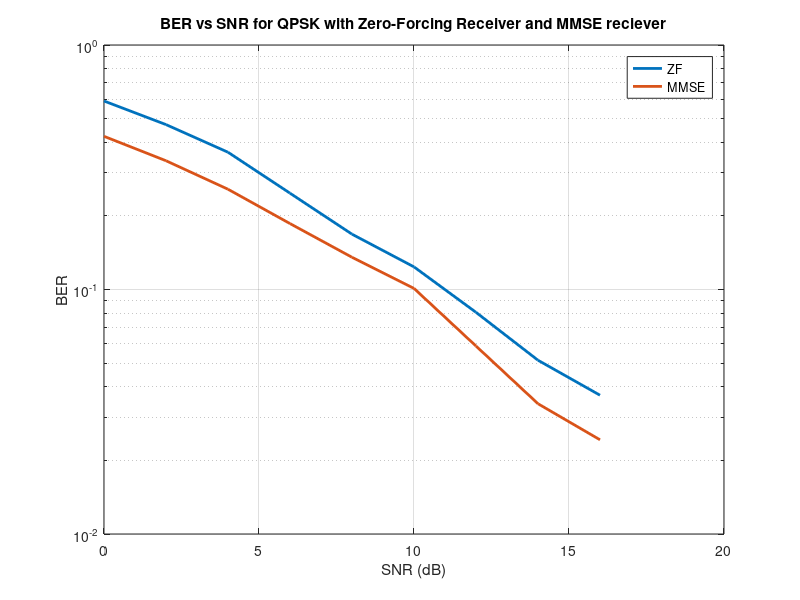

Reproduce this figure in MATLAB.
close all;
clear;
clc;

% Simulation Parameters
blockLength = 1000; % Number of bits per block
nBlocks = 1000; % Number of blocks to simulate
SNRdB = 0:2:16; % SNR values in dB
SNR = 10.^(SNRdB/10); % Convert SNR to linear scale
No = 1; % Noise variance

% Receiver and Transmitter configurations
configs = [
    2, 2;
];

BER_QPSK = zeros(length(configs), length(SNR));

for cfg = 1:size(configs, 1)
    r = configs(cfg, 1); % Number of receivers
    t = configs(cfg, 2); % Number of transmitters

    for blk = 1:nBlocks
        % Generate random bits for QPSK modulation
        BitsI = randi([0, 1], t, blockLength); % In-phase bits
        BitsQ = randi([0, 1], t, blockLength); % Quadrature bits

        % Map bits to QPSK symbols
        TxSymbols = (2*BitsI - 1 + 1j*(2*BitsQ - 1)) / sqrt(2); % QPSK modulation

        for k = 1:length(SNRdB)
            % Generate random Rayleigh channel matrix
            H = (randn(r, t) + 1j*randn(r, t)) / sqrt(2);

            % Add noise
            noise = sqrt(No/2) * (randn(r, blockLength) + 1j*randn(r, blockLength));

            % Transmit symbols through the channel
            RxSymbols = H * sqrt(SNR(k)) * TxSymbols + noise;

            % Zero-Forcing Receiver
            %H_inv = pinv(H); % Compute pseudo-inverse of H
            mmse = (inv(transpose(H)*H+(No/SNR(k))*eye(t)))*transpose(H);
            DetectedSymbols = mmse * RxSymbols; % MMSE

            % Demodulate detected symbols to bits
            DecBitsI = real(DetectedSymbols) > 0; % Decision for in-phase
            DecBitsQ = imag(DetectedSymbols) > 0; % Decision for quadrature

            % Compute BER
            BER_QPSK(cfg, k) = BER_QPSK(cfg, k) + sum(DecBitsI(:) ~= BitsI(:)) + sum(DecBitsQ(:) ~= BitsQ(:));
        end
    end

    % Normalize BER for QPSK
    BER_QPSK(cfg, :) = BER_QPSK(cfg, :) / (t * blockLength * nBlocks);
end

% Plot BER vs SNR for all configurations
figure;
for cfg = 1:size(configs, 1)
    r = configs(cfg, 1);
    t = configs(cfg, 2);
    semilogy(SNRdB, BER_QPSK(cfg, :), 'LineWidth', 2.0, 'DisplayName', sprintf('r = %d, t = %d', r, t));
    hold on;
end

grid on;

% legend('mmse');
% title('BER vs SNR for QPSK with Zero-Forcing Receiver');


hold on;

% Simulation Parameters
blockLength = 1000; % Number of bits per block
nBlocks = 1000; % Number of blocks to simulate
SNRdB = 0:2:16; % SNR values in dB
SNR = 10.^(SNRdB/10); % Convert SNR to linear scale
No = 1; % Noise variance

% Receiver and Transmitter configurations
configs = [
    2, 2;
];

BER_QPSK = zeros(length(configs), length(SNR));

for cfg = 1:size(configs, 1)
    r = configs(cfg, 1); % Number of receivers
    t = configs(cfg, 2); % Number of transmitters

    for blk = 1:nBlocks
        % Generate random bits for QPSK modulation
        BitsI = randi([0, 1], t, blockLength); % In-phase bits
        BitsQ = randi([0, 1], t, blockLength); % Quadrature bits

        % Map bits to QPSK symbols
        TxSymbols = (2*BitsI - 1 + 1j*(2*BitsQ - 1)) / sqrt(2); % QPSK modulation

        for k = 1:length(SNRdB)
            % Generate random Rayleigh channel matrix
            H = (randn(r, t) + 1j*randn(r, t)) / sqrt(2);

            % Add noise
            noise = sqrt(No/2) * (randn(r, blockLength) + 1j*randn(r, blockLength));

            % Transmit symbols through the channel
            RxSymbols = H * sqrt(SNR(k)) * TxSymbols + noise;

            % Zero-Forcing Receiver
            H_inv = pinv(H); % Compute pseudo-inverse of H
            DetectedSymbols = H_inv * RxSymbols; % Zero-forcing detection

            % Demodulate detected symbols to bits
            DecBitsI = real(DetectedSymbols) > 0; % Decision for in-phase
            DecBitsQ = imag(DetectedSymbols) > 0; % Decision for quadrature

            % Compute BER
            BER_QPSK(cfg, k) = BER_QPSK(cfg, k) + sum(DecBitsI(:) ~= BitsI(:)) + sum(DecBitsQ(:) ~= BitsQ(:));
        end
    end

    % Normalize BER for QPSK
    BER_QPSK(cfg, :) = BER_QPSK(cfg, :) / (t * blockLength * nBlocks);
end

% Plot BER vs SNR for all configurations

for cfg = 1:size(configs, 1)
    r = configs(cfg, 1);
    t = configs(cfg, 2);
    semilogy(SNRdB, BER_QPSK(cfg, :), 'LineWidth', 2.0, 'DisplayName', sprintf('r = %d, t = %d', r, t));
    hold on;
end

grid on;
xlabel('SNR (dB)');
ylabel('BER');
legend('ZF','MMSE');
title('BER vs SNR for QPSK with Zero-Forcing Receiver and MMSE reciever');